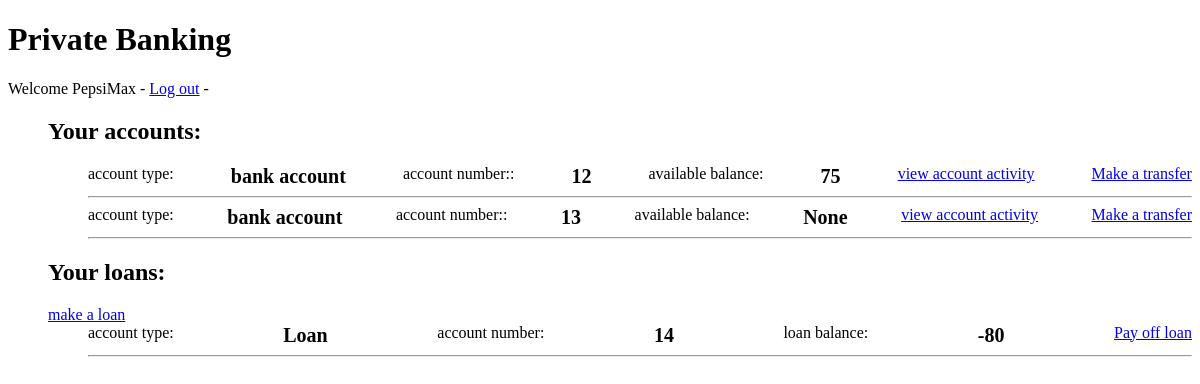
Screenshot of /banking_app/ (signed in) with the database file from the repository.
### banking_app/models.py (models this page shows, shortened)
class Account(models.Model):
    customer = models.ForeignKey(Customer, on_delete=models.CASCADE)
    class AccountType(models.TextChoices):
        BANK_ACCOUNT = 'Bank Account'
        LOAN = 'Loan'
        FOREIGN_BANK = 'Foreign Bank'
    account_type = models.CharField(choices=AccountType.choices, default=AccountType.BANK_ACCOUNT, max_length=200)
    @property
    def balance(self):
        summedBalance = Ledger.objects.filter(account=self.pk).aggregate(Sum('amount'))['amount__sum']
        return summedBalance

### banking_app/views.py (the view)
# urls.py: path('', views.index, name='index'),
@login_required
@otp_required
def index(request):
    if is_employee(request.user):
        customers = Customer.objects.all()
        accounts = Account.objects.all()
        context = {'customers': customers, 'accounts': accounts}
        return render(request, 'banking_app/employee.html', context)
    else:
        customer = get_object_or_404(Customer, user=request.user)
        accounts = Account.objects.filter(customer=customer.pk)
        context = {
            'customer': customer,
            'accounts': accounts
        }
    return render(request, 'banking_app/index.html', context)

### banking_app/models.py (called while the page is built)
    @property
    def can_make_loan(self):
        if self.rank == 'Basic':
            return False
        else:
            return True

### banking_app/utils.py (called while the page is built)
def is_employee(userr) -> bool:
    return False if Customer.objects.filter(user=userr) else True

### banking_app/templates/banking_app/index.html (shortened to what this page needs)
{% extends 'banking_app/base.html' %} {% block content %}
<ul>
  <h2>Your accounts:</h2>
  <ol>
    {% for account in accounts %} {% if account.account_type == 'bank account' %}
    <li style="display: flex; justify-content: space-between">
      account type:
      <span style="font-size: 20px; font-weight: bold">{{ account.account_type }}</span>
      account number::
      <span style="font-size: 20px; font-weight: bold"> {{ account.pk }}</span>
      available balance:
      <span style="font-size: 20px; font-weight: bold">{{ account.balance }}</span><a href="{% url 'banking_app:activity' account_id=account.pk %}">view account activity</a>
      <a href="{% url 'banking_app:transfers' account_id=account.pk %}">Make a transfer</a>
    </li>
    <hr />
    {% endif %} {% endfor %}
  </ol>
  {% if customer.can_make_loan %}
  <h2>Your loans:</h2>
  <a href="{% url 'banking_app:add_loan' customer_id=customer.pk %}">make a loan</a>
  <ol>
    {% for account in accounts %} {% if account.account_type == 'Loan' %}
    <li style="display: flex; justify-content: space-between">
      account type:
      <span style="font-size: 20px; font-weight: bold">{{ account.account_type }}</span>
      account number:
      <span style="font-size: 20px; font-weight: bold"> {{ account.pk }}</span>
      loan balance:
      <span style="font-size: 20px; font-weight: bold">{{ account.balance }}</span>
      <a href="{% url 'banking_app:pay_loan' customer_id=customer.pk account_id=account.pk%}">Pay off loan</a>
    </li>
    <hr />
    {% endif %} {% endfor %}
  </ol>
  {% endif %}
</ul>
{% endblock %}

### banking_app/templates/banking_app/base.html (shortened to what this page needs)
<!DOCTYPE html>
<html lang="en">
<head>
</head>
<body>
  <h1>Private Banking</h1>
  <p>
    Welcome {{ user }} - <a href="{% url 'banking_app:logout' %}">Log out</a> -
  </p>
  {% block content %} {% endblock %} {% block footer %} {% endblock %}
</body>
</html>

### rows the page displays
Account: account_type "bank account", pk "12", balance "75"
Account: account_type "bank account", pk "13", balance "None"
Account: account_type "Loan", pk "14", balance "-80"

### other values shown
{{ user }} "PepsiMax"
